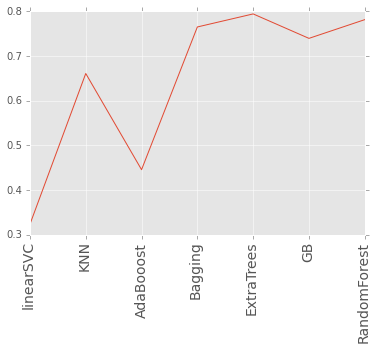

Python code for this plot:
# -*- coding: utf-8 -*-
"""
Created on Sat Mar 14 22:55:24 2015

@author: Ying
"""
from sklearn.svm import LinearSVC
from sklearn.neighbors import KNeighborsClassifier
from sklearn import ensemble
from feature_engineering import feature_engineering
from tools import load_data
from data_preprocess import preprocess_data
from feature_selection import cv_score
from feature_selection import split_data
import pandas as pd
from matplotlib import pyplot as plt
from feature_selection import get_features

def create_clf():
    models=[]
    models.append(('linearSVC',LinearSVC()))
    models.append(('KNN',KNeighborsClassifier()))
    models.append(('AdaBooost',ensemble.AdaBoostClassifier()))
    models.append(('Bagging',ensemble.BaggingClassifier()))
    models.append(('ExtraTrees',ensemble.ExtraTreesClassifier()))
    models.append(('GB',ensemble.GradientBoostingClassifier()))
    models.append(('RandomForest',ensemble.RandomForestClassifier()))
    return models

def clf_score(models,X_train,y_train):
    index=[]
    score=[]
    for clf in models:
        index.append(clf[0])
        score.append(cv_score(clf[1],X_train,y_train))
    return pd.DataFrame(score,index=index)
def main():
    train=load_data('train.csv')
    preprocess_data(train)
    feature_engineering(train)
    feature_cols= [col for col in train.columns if col  not in ['Cover_Type','Id']]
    X_train,y_train=split_data(train,feature_cols)
    #feature_cols=get_features(X_train,y_train)
    clf_scores=clf_score(create_clf(),X_train[feature_cols],y_train)
    print clf_scores
    plt.plot(clf_scores)
    plt.xticks(range(len(clf_scores)), clf_scores.index, fontsize=14, rotation=90)
    plt.show()

if __name__ == '__main__':
    main()
#60features
#linearSVC     0.323082
#KNN           0.660780
#AdaBooost     0.445304
#Bagging       0.765013
#ExtraTrees    0.794246
#GB            0.739484
#RandomForest  0.781415

#total features
#linearSVC     0.326587
#KNN           0.660780
#AdaBooost     0.445304
#Bagging       0.771429
#ExtraTrees    0.791204
#GB            0.740146
#RandomForest  0.776124
